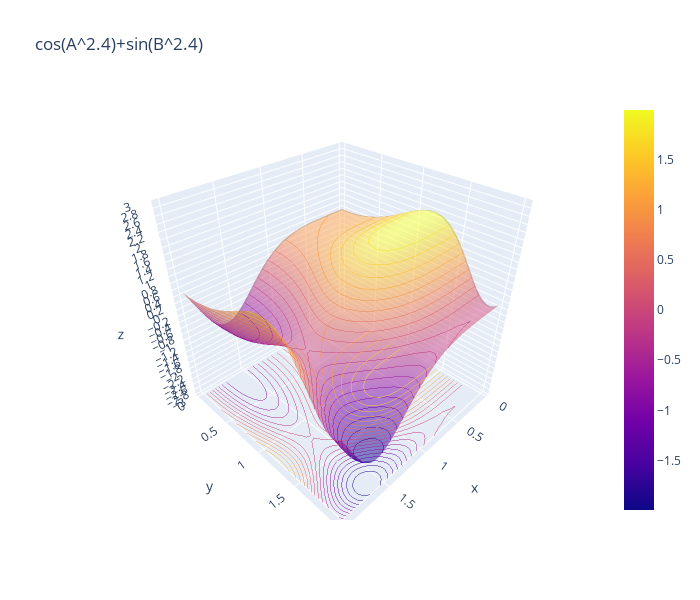

Notebook source saved alongside this figure:
### Code cell
fig = go.Figure(data=[go.Surface(x=a, y=b, z=L, opacity=0.5)])
fig.update_traces(contours_z=dict(show=True, usecolormap=True, highlightcolor="limegreen", project_z=True))
fig.update_layout(title='cos(A^2.4)+sin(B^2.4)', width=700, height=600,
                  scene = dict( zaxis=dict(nticks=40, range=[-3,3]) ))
